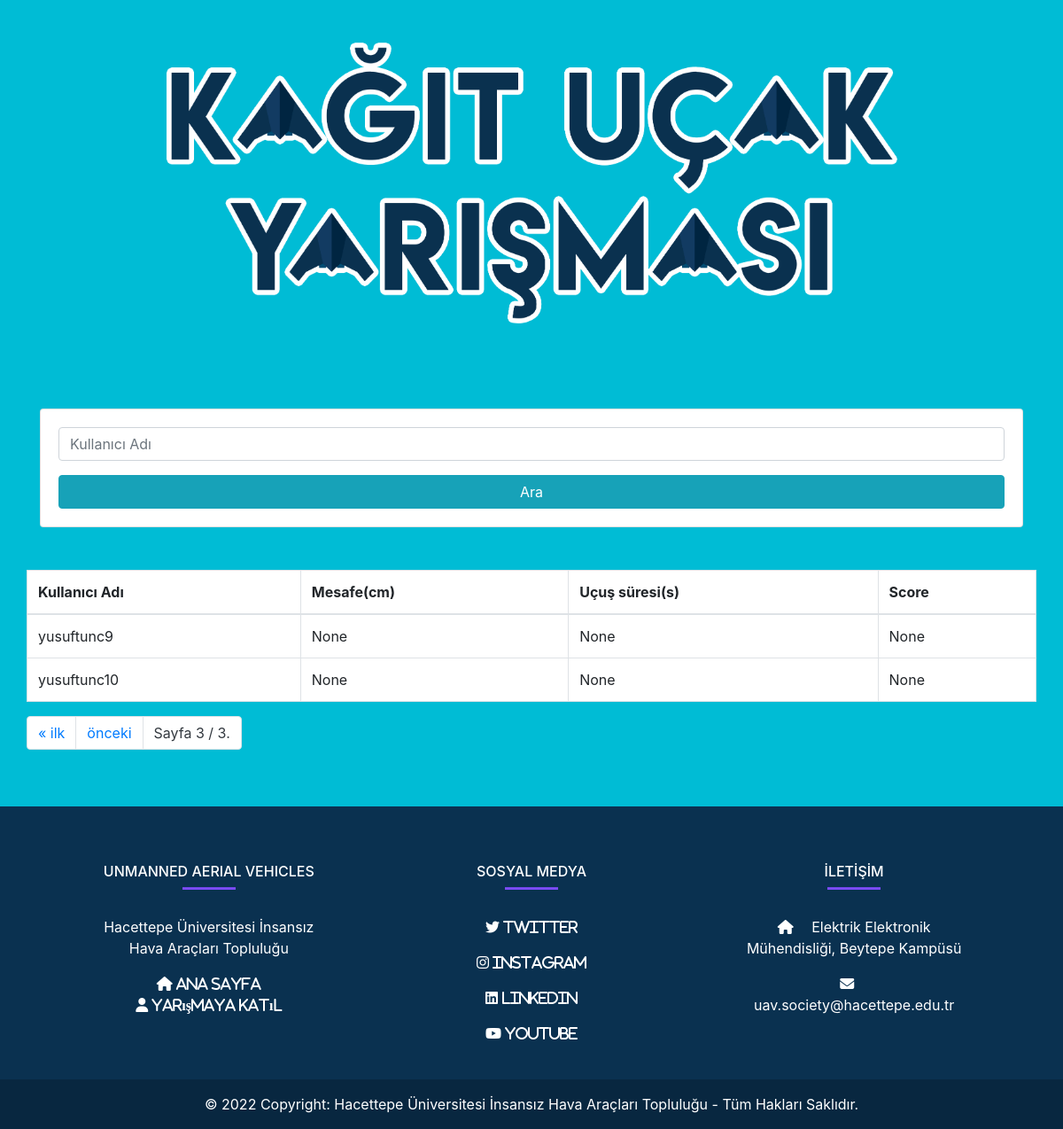
/siralama?page=3, run on the app's committed database.
### myuser/models.py (models this page shows)
class myuser(models.Model):
    username = models.CharField(blank=False, null=False, max_length=150, verbose_name='Kullanıcı adı')
    firstname = models.CharField(blank= False, null= False, max_length=150, verbose_name= 'İsim')
    lastname = models.CharField(blank= False, null= False, max_length=150, verbose_name= 'Soy isim')
    email = models.EmailField(blank= False, null= False, verbose_name= 'Email')
    phonenum = models.CharField(blank= False, null= False, max_length=50, verbose_name= 'telefon numarası')
    range = models.IntegerField(blank= True, null= True, verbose_name= 'Mesafe')
    flighttime = models.DecimalField(blank= True, null= True,decimal_places= 2, max_digits=10, verbose_name= 'uçuş süresi')
    score = models.IntegerField(blank= True, null= True, verbose_name= 'Puanı')

### pages/views.py (the view)
# urls.py: path('siralama', views.search, name='ranks'),
def search(request):
    if(request.method == 'POST'):
        username = request.POST['username']
        user_list = myuser.objects.filter(username = username)
        users_list = myuser.objects.all().order_by('score').reverse()
        paginator = Paginator(users_list, 4) # Show 20 user per page.
        page_number = request.GET.get('page')
        page_obj = paginator.get_page(page_number)
        context= {
            'users': page_obj,
            'user': user_list,
        }
        return render(request, 'pages/ranks.html', context)
    else:
        user_list = None
        users_list = myuser.objects.all().order_by('score').reverse()
        paginator = Paginator(users_list, 4) # Show 20 user per page.
        page_number = request.GET.get('page')
        page_obj = paginator.get_page(page_number)
        context= {
            'users': page_obj,
            'user': user_list,
        }
        return render(request, 'pages/ranks.html', context)

### templates/pages/ranks.html (shortened to what this page needs)
{% extends 'layout.html' %}
{% block content %}
<div style="background-color: rgba(0,188,213,255);">
    <div class="container mb-5" >
        <div class="row">
            <div class="col-9 mx-auto">
                <img  class="mt-5 mb-5" src="static/image/logo/logokagit.png" alt="" width="100%">
            </div>
        </div>
    </div>
    <div class="container" style="background-color: rgba(0,188,213,255);" >
        <div class="row mb-5">
            <div class="col-12">
                <div class="card ">
                    <div class="card-body">
                        <form action="{% url 'ranks' %}" method="POST">
                            <div class="form-group">
                                <input type="text" name="username" class="form-control" placeholder="Kullanıcı Adı" required>
                            </div>
                            <button type="submit" class="btn btn-info btn-block">Ara</button>
                        </form>
                    </div>
                </div>
            </div>
        </div>
                <div class="row">
                    <table class="table table-bordered" style="background-color:white ;">
                        <thead>
                            <tr>
                                <th scope="col">Kullanıcı Adı</th>
                                <th scope="col">Mesafe(cm)</th>
                                <th scope="col">Uçuş süresi(s)</th>
                                <th scope="col">Score</th>
                            </tr>
                        </thead>
                        <tbody>
                            {% if users %}
                                {% for user in users %}
                                    <tr>
                                        <td>
                                            {{user.username}}
                                        </td>
                                        <td>
                                            {{user.range}}
                                        </td>
                                        <td>
                                            {{user.flighttime}}
                                        </td>
                                        <td>
                                            {{user.score}}
                                        </td>
                                    </tr>
                                {% endfor%}
                            {% endif %}
                        </tbody>
                    </table>
                    <nav aria-label="Page navigation" class="mb-5">
                        <ul class="pagination justify-content-end">
                            {% if users.has_previous %}
                            <li class="page-item">
                                <a class="page-link  " href="?page=1">&laquo ilk</a>
                            </li>
                            <li class="page-item">
                                <a class="page-link  " href="?page={{ users.previous_page_number }}">önceki</a>
                            </li>
                            {%endif%}
                            <li class="page-item">
                                <a class="page-link  text-dark">
                                    Sayfa {{ users.number }} / {{ users.paginator.num_pages }}.
                                </a>
                            </li>
                        </ul>
                    </nav>
                </div>
    </div>
</div>
{% endblock %}

### data on the page
myuser: username "yusuftunc9", range "None", flighttime "None", score "None"
myuser: username "yusuftunc10", range "None", flighttime "None", score "None"

### other printed values
{{ users.number }} "3"
{{ users.paginator.num_pages }} "3"
